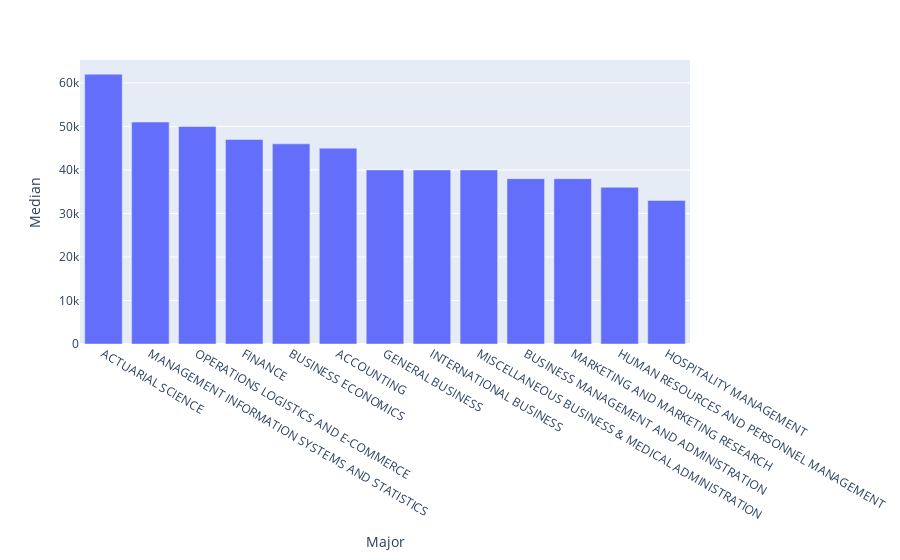

Notebook code for this chart:
### Code cell
px.bar(DF_bus,x='Major',y='Median')

### Figure 1 — Plotly figure (JSON) as saved in the notebook; plotly's stock layout.template omitted (floating-point values rounded to 4 significant figures)
{"data": [{"hovertemplate": "Major=%{x}<br>Median=%{y}<extra></extra>", "legendgroup": "", "marker": {"color": "#636efa", "pattern": {"shape": ""}}, "name": "", "orientation": "v", "showlegend": false, "textposition": "auto", "type": "bar", "x": ["ACTUARIAL SCIENCE", "MANAGEMENT INFORMATION SYSTEMS AND STATISTICS", "OPERATIONS LOGISTICS AND E-COMMERCE", "FINANCE", "BUSINESS ECONOMICS", "ACCOUNTING", "GENERAL BUSINESS", "INTERNATIONAL BUSINESS", "MISCELLANEOUS BUSINESS & MEDICAL ADMINISTRATION", "BUSINESS MANAGEMENT AND ADMINISTRATION", "MARKETING AND MARKETING RESEARCH", "HUMAN RESOURCES AND PERSONNEL MANAGEMENT", "HOSPITALITY MANAGEMENT"], "xaxis": "x", "y": [62000, 51000, 50000, 47000, 46000, 45000, 40000, 40000, 40000, 38000, 38000, 36000, 33000], "yaxis": "y"}], "layout": {"barmode": "relative", "legend": {"tracegroupgap": 0}, "margin": {"t": 60}, "xaxis": {"anchor": "y", "domain": [0, 1], "title": {"text": "Major"}}, "yaxis": {"anchor": "x", "domain": [0, 1], "title": {"text": "Median"}}}}
